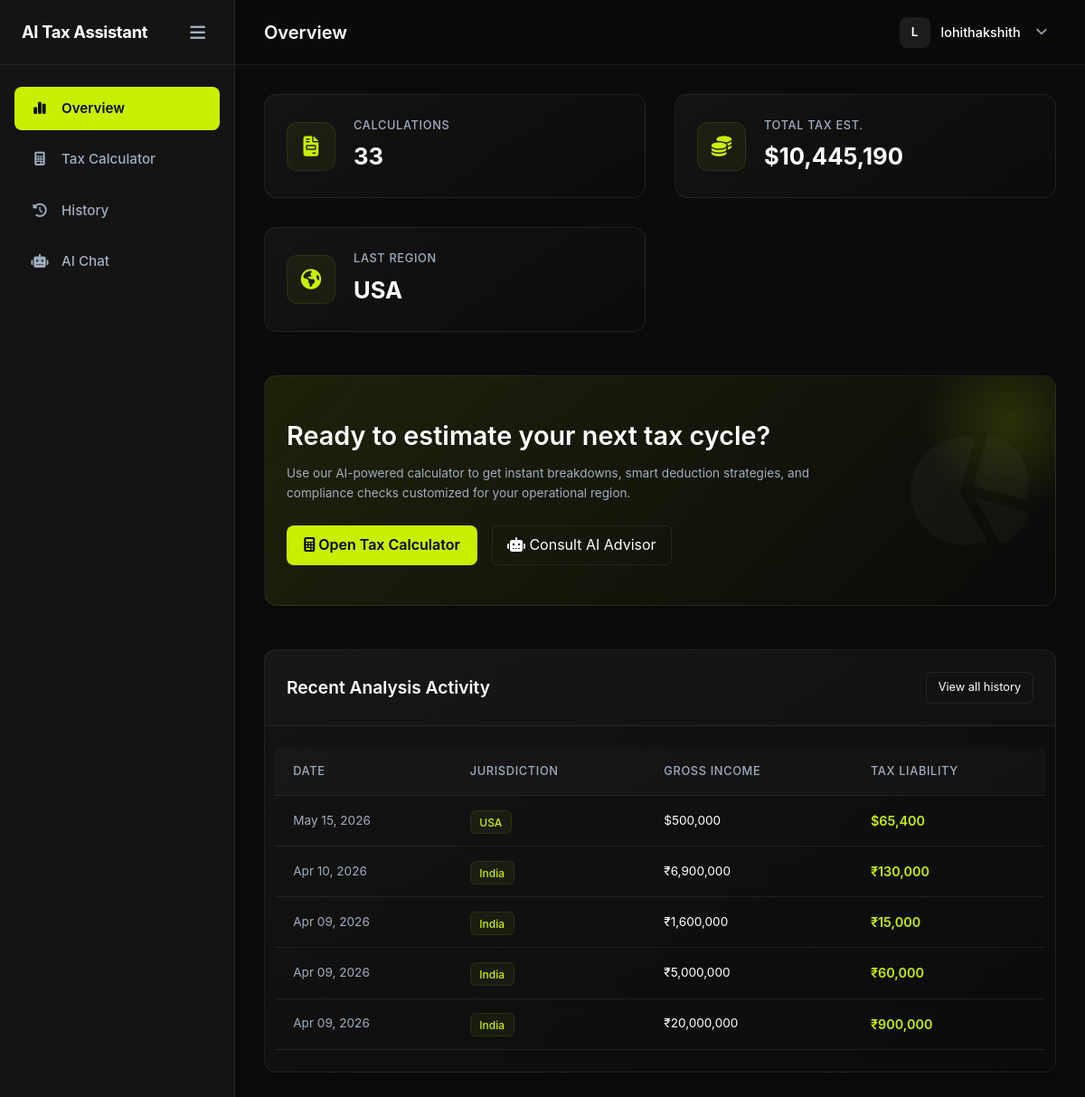
The app's page /dashboard/ (signed in), older data.
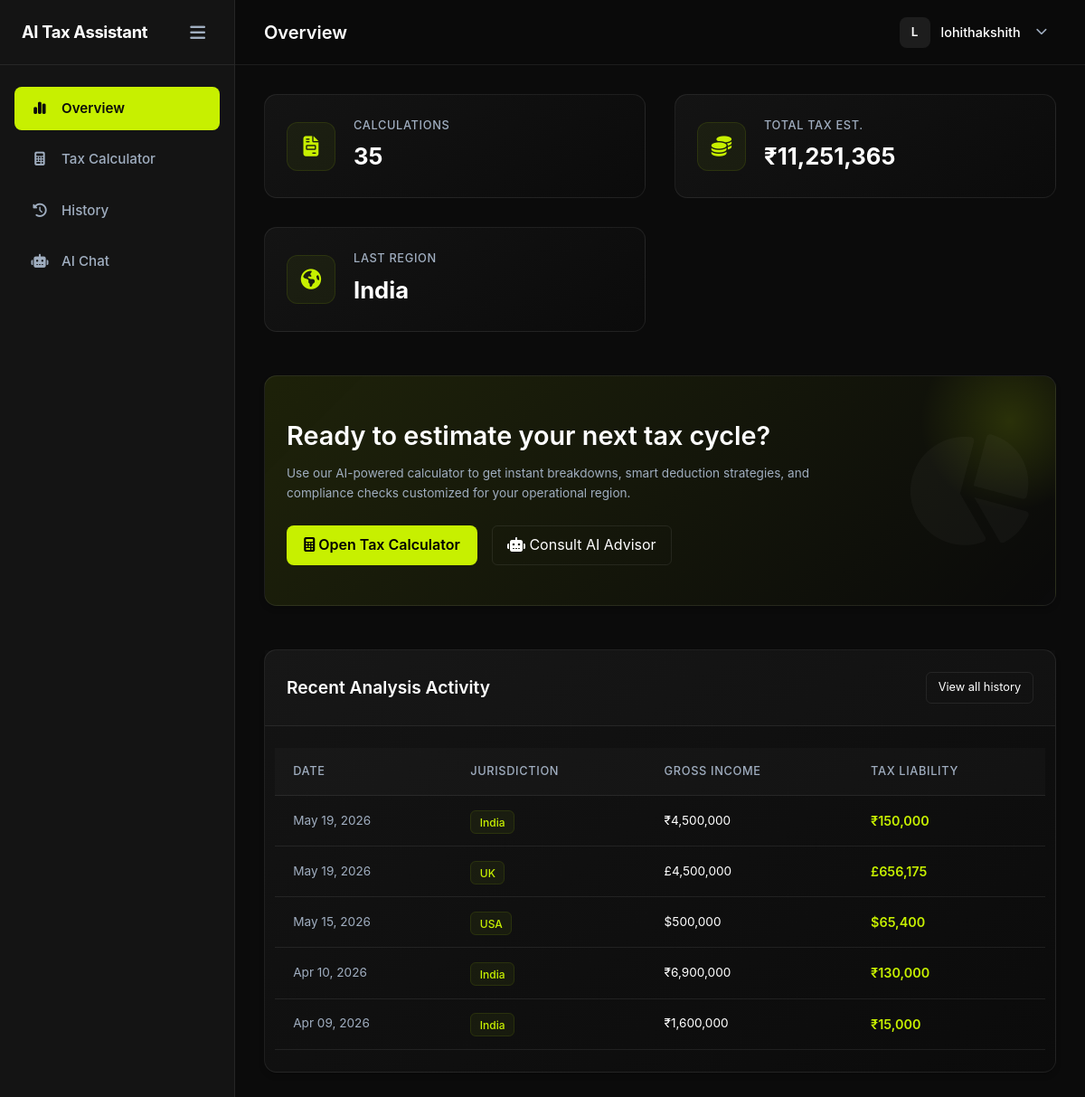
The same page, newer data.
### tax_engine/models.py (models this page shows, shortened)
class TaxCalculation(models.Model):
    user = models.ForeignKey(User, on_delete=models.CASCADE)
    country = models.CharField(max_length=50)
    income = models.FloatField()
    deductions = models.FloatField()
    taxable_income = models.FloatField()
    estimated_tax = models.FloatField()
    ai_explanation = models.TextField(blank=True, null=True)
    created_at = models.DateTimeField(auto_now_add=True)

### dashboard/views.py (the view)
# urls.py: path('dashboard/', views.dashboard_view, name='dashboard'),
@login_required
def dashboard_view(request):
    calculations = TaxCalculation.objects.filter(user=request.user).order_by('-created_at')
    total_tax_paid = sum(calc.estimated_tax for calc in calculations)
    last_country = calculations.first().country if calculations.exists() else "None"
    context = {
        'calculations': calculations[:5], # Only show recent 5 on dash
        'total_calculations': calculations.count(),
        'total_tax_paid': round(total_tax_paid, 2),
        'last_country': last_country,
    }
    return render(request, 'dashboard/dashboard.html', context)

### dashboard/templatetags/tax_tags.py (called while the page is built)
@register.filter
def currency_symbol(country_name):
    if not country_name:
        return "₹"  # Default to INR as per user preference
    country = str(country_name).lower().strip()
    mapping = {
        'india': '₹',
        'in': '₹',
        'inr': '₹',
        'us': '$',
        'usa': '$',
        'usd': '$',
        'united states': '$',
        'uk': '£',
        'gbp': '£',
        'united kingdom': '£',
        'gb': '£',
        'canada': 'C$',
        'cad': 'C$',
        'ca': 'C$',
        'australia': 'A$',
        'aud': 'A$',
        'au': 'A$',
        'europe': '€',
        'eu': '€',
        'euro': '€',
        'eur': '€',
    }
    return mapping.get(country, '₹')  # Default fallback to INR

### templates/dashboard/dashboard.html (shortened to what the changed rows need)
{% extends 'base_app.html' %}
{% load tax_tags humanize %}
{% block page_title %}Overview{% endblock %}
{% block content %}
<div class="dashboard-grid fade-in">
    <div class="stats-container">
        <div class="stat-card">
            <div class="stat-info">
                <span class="stat-label">Calculations</span>
                <span class="stat-value">{{ total_calculations }}</span>
            </div>
        </div>
        <div class="stat-card">
            <div class="stat-info">
                <span class="stat-label">Total Tax Est.</span>
                <span class="stat-value">{{ last_country|currency_symbol }}{{ total_tax_paid|floatformat:0|intcomma }}</span>
            </div>
        </div>
        <div class="stat-card">
            <div class="stat-info">
                <span class="stat-label">Last Region</span>
                <span class="stat-value">{{ last_country|country_display }}</span>
            </div>
        </div>
    </div>
    <div class="card mt-2 mb-4" style="background: linear-gradient(135deg, rgba(199,240,0,0.1) 0%, rgba(0,0,0,0) 100%); position: relative; overflow: hidden;">
        <div class="flex-between align-center p-4 banner-flex" style="flex-wrap: wrap; gap: 2rem;">
            <div style="flex: 1; min-width: 300px;">
                <h2 class="mb-2 font-weight-bold" style="font-size: 1.8rem;">Ready to estimate your next tax cycle?</h2>
            </div>
        </div>
    </div>
    <div class="card mt-4">
        <div class="card-body p-0">
            {% if calculations %}
            <div class="table-responsive">
                <table class="table table-hover">
                    <thead>
                        <tr>
                            <th>Date</th>
                            <th>Jurisdiction</th>
                            <th>Gross Income</th>
                            <th>Tax Liability</th>
                        </tr>
                    </thead>
                    <tbody>
                        {% for calc in calculations %}
                        <tr>
                            <td class="text-muted text-sm">{{ calc.created_at|date:"M d, Y" }}</td>
                            <td>
                                <span class="badge" style="background: rgba(199,240,0,0.05); border: 1px solid rgba(199,240,0,0.1); color: var(--accent-neon);">{{ calc.country|country_display }}</span>
                            </td>
                            <td class="text-sm">{{ calc.country|currency_symbol }}{{ calc.income|floatformat:0|intcomma }}</td>
                            <td class="text-accent font-weight-bold">
                                {{ calc.country|currency_symbol }}{{ calc.estimated_tax|floatformat:0|intcomma }}
                            </td>
                        </tr>
                        {% endfor %}
                    </tbody>
                </table>
            </div>
            {% else %}
            <div class="empty-state p-5 text-center">
                <p class="text-muted" style="padding: 1rem 1rem 0.5rem;">No calculations yet. Start your first analysis to see data here.</p>
                <a href="{% url 'calculator' %}" class="btn-outline mt-3" style="display: inline-flex;">Calculate Now</a>
            </div>
            {% endif %}
        </div>
    </div>
</div>
{% endblock %}

Row changes from the older to the newer data that the page shows:
no longer on this page (row unchanged): TaxCalculation: created_at "Apr 09, 2026", country|country_display "India", country "₹", income "5,000,000", estimated_tax "60,000"
no longer on this page (row unchanged): TaxCalculation: created_at "Apr 09, 2026", country|country_display "India", country "₹", income "20,000,000", estimated_tax "900,000"
added TaxCalculation: country "₹", country "India", created_at "May 19, 2026", country|country_display "India", income "4,500,000", estimated_tax "150,000"
added TaxCalculation: created_at "May 19, 2026", country|country_display "UK", country "£", income "4,500,000", estimated_tax "656,175"
Text that changed along with them:
{{ total_calculations }}: "33" → "35"
{{ total_tax_paid|floatformat:0|intcomma }}: "10,445,190" → "11,251,365"
{{ last_country|currency_symbol }}: "$" → "₹"
{{ last_country|country_display }}: "USA" → "India"
